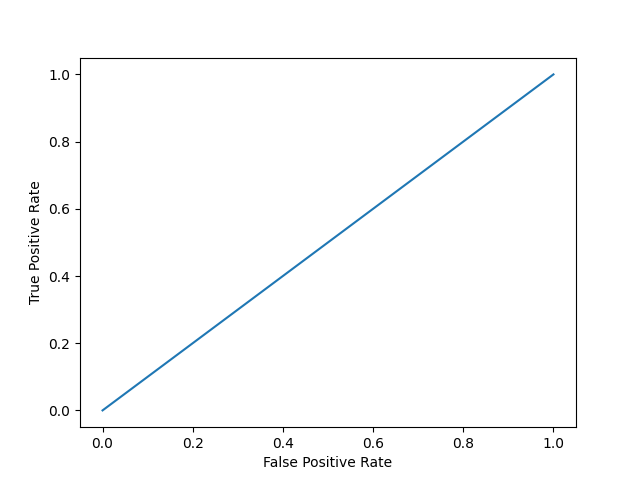

Python code for this plot:
# W3Schools, Python Machine Learning, AUC - ROC Curve
import numpy as np
import matplotlib.pyplot as plt
from sklearn.metrics import accuracy_score, confusion_matrix, roc_auc_score, roc_curve

n = 10000
ratio = .95 
n_0 = int((1 - ratio) * n)
n_1 = int(ratio * n)

y = np.array([0] * n_0 + [1] * n_1)
y_proba = np.array([1] * n)
y_pred = y_proba > .5

def plot_roc_curve(true_y, y_prob):
    """
    plots the roc curve based of the probabilities
    """
    fpr, tpr, thresholds = roc_curve(true_y, y_prob)
    plt.plot(fpr, tpr)
    plt.xlabel('False Positive Rate')
    plt.ylabel('True Positive Rate')

plot_roc_curve(y, y_proba)
print(f'model 1 AUC score: {roc_auc_score(y, y_proba)}')
plt.show()

"""
- y_prob and y_pred are the probabilities obtained from a hypothetical model 
- that always predicts the majority class
- probability of predicting class 1 is going to be 100%
"""
